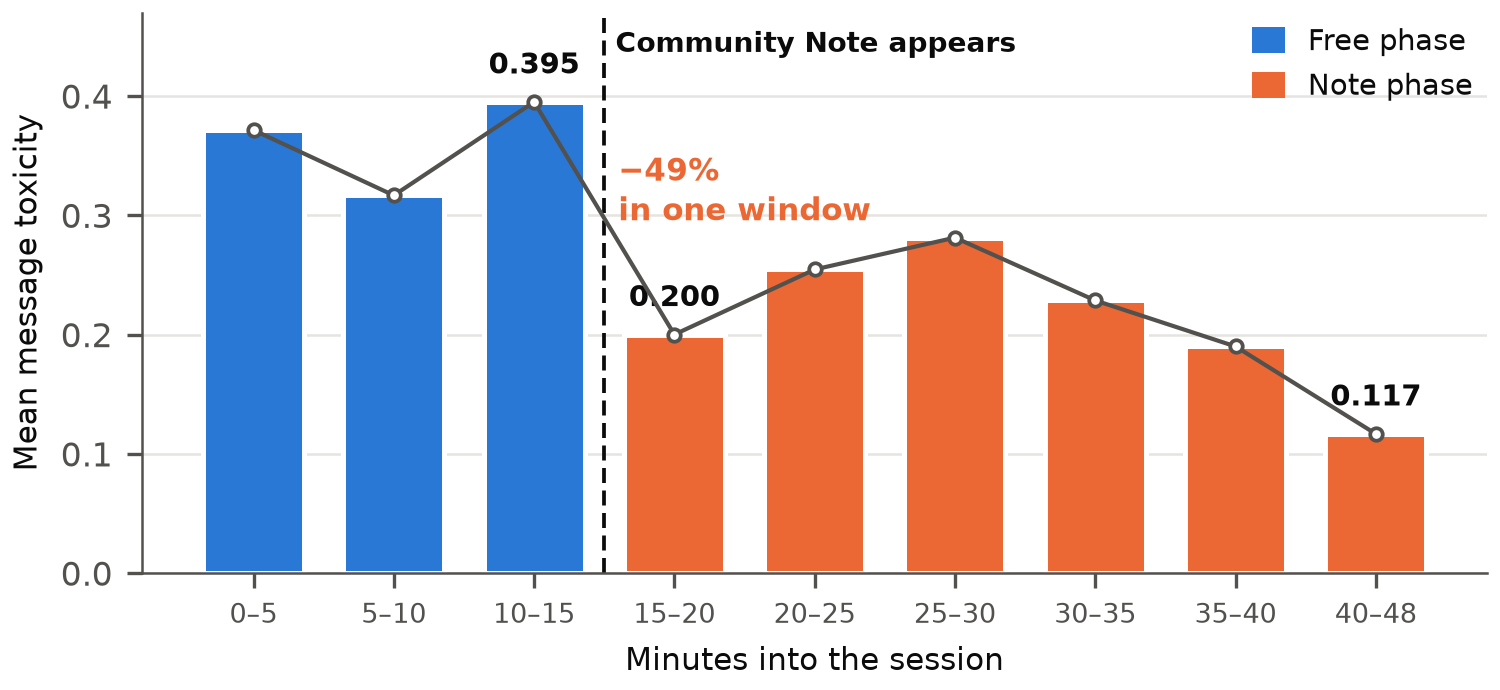

Write the Python code that produced this figure.
#!/usr/bin/env python3
"""Figure 2: mean toxicity per five-minute window across the session.

Windows are aligned to the note onset (15 minutes in), so the free/note
boundary falls on a window edge. At this resolution the shape of the effect is
visible: toxicity peaks in the window immediately before the note, halves in
the window immediately after, and no later window climbs back even to the
quietest pre-note window.

Run: python3 fig_windows.py  ->  fig_windows.png (here) + paper/figures/fig_windows.pdf
"""
import numpy as np

from defuselab import (BLUE, ORANGE, INK, INK2, SURFACE, S, clean_axes, n_pre,
                       plt, save, win_labels, win_means, win_ns)


def main():
    fig, ax = plt.subplots(figsize=(5.0, 2.3), constrained_layout=True)
    xs = np.arange(len(win_means))
    cols = [BLUE if x < n_pre else ORANGE for x in xs]
    ax.bar(xs, win_means, width=0.72, color=cols, edgecolor=SURFACE, linewidth=1.2)

    # trend overlay across the same means
    ax.plot(xs, win_means, color=INK2, lw=1.0, zorder=4, marker="o", markersize=3.0,
            markerfacecolor=SURFACE, markeredgecolor=INK2, markeredgewidth=0.9)

    # selective direct labels: the story points, not every bar
    peak_i = int(np.argmax(win_means[:n_pre]))
    for i in (peak_i, n_pre, len(win_means) - 1):
        ax.text(i, win_means[i] + 0.018, f"{win_means[i]:.3f}", ha="center",
                va="bottom", fontsize=7, color=INK, fontweight="bold")

    ax.axvline(n_pre - 0.5, color=INK, lw=0.9, ls=(0, (4, 2)))
    ax.text(n_pre - 0.42, 0.455, "Community Note appears", ha="left", va="top",
            fontsize=6.8, color=INK, fontweight="bold")

    # the halving at the boundary: the two labelled values either side of the
    # dashed line carry it, so no arrow is needed to cross the gap
    ax.text(n_pre - 0.40, 0.355, f"−{S['dropAtNote']}%\nin one window",
            ha="left", va="top", fontsize=7.5, fontweight="bold", color=ORANGE,
            linespacing=1.25)

    ax.set_xticks(xs)
    ax.set_xticklabels(win_labels, fontsize=6.5)
    ax.set_xlabel("Minutes into the session", fontsize=7.5)
    ax.set_ylabel("Mean message toxicity", fontsize=7.5)
    ax.set_ylim(0, 0.47)
    clean_axes(ax)

    keys = [plt.Rectangle((0, 0), 1, 1, fc=BLUE), plt.Rectangle((0, 0), 1, 1, fc=ORANGE)]
    ax.legend(keys, ["Free phase", "Note phase"], frameon=False, fontsize=7,
              loc="upper right", handlelength=1.1, handleheight=1.0, borderaxespad=0.1)

    save(fig, "fig_windows")


if __name__ == "__main__":
    main()
